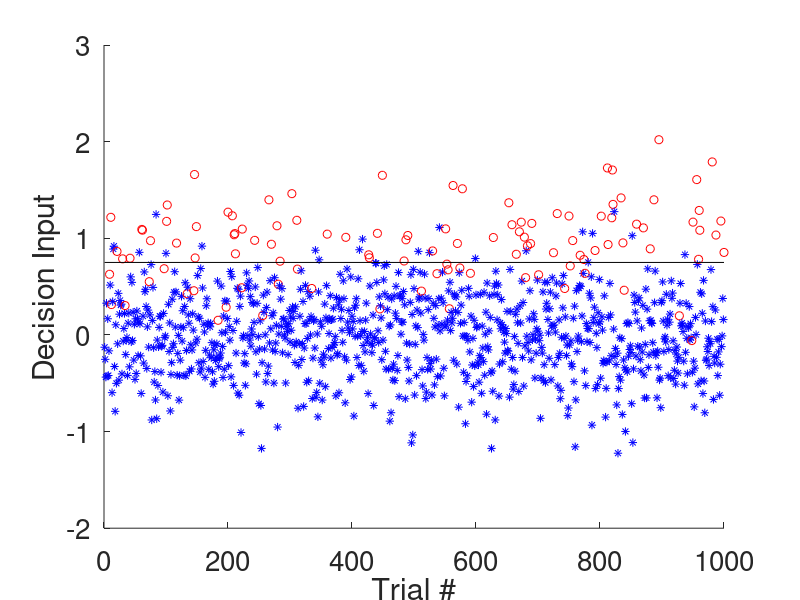
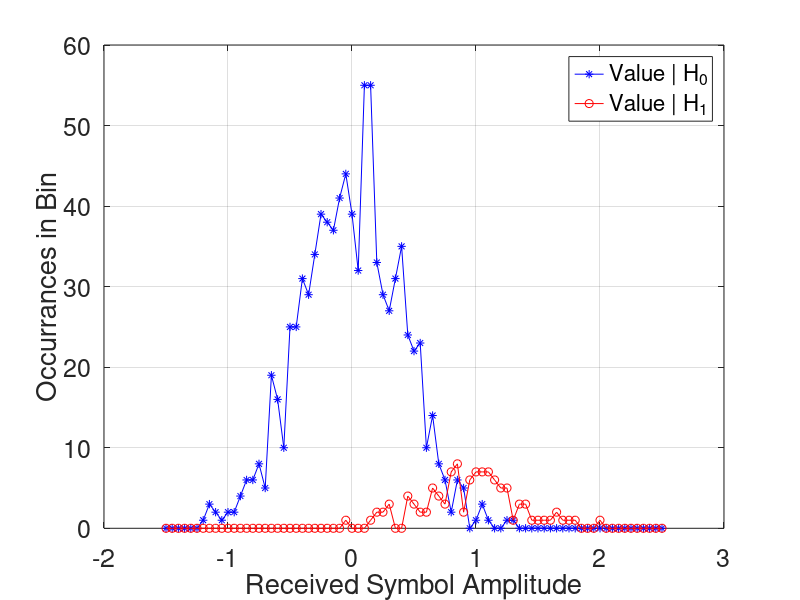

The MATLAB source for these figures, in order:
% PURPOSE: 
%   Simulate binary PAM bits being transmitted, the value at the receiver 
%   just before the symbol decision, the symbol decision using a threshold,
%   and calculate and plot the number of errors.
%
% INPUTS:
%   The user can change the threshold, the symbol amplitudes a_0 and a_1,
%   the standard deviation of noise, and the probability of H_0.
%
% Author: Neal Patwari, 18 Feb 2019
%

threshold = 0.75

% Parameters
a_0 = 0;      % Symbol 0 amplitude (V)
a_1 = 1;      % Symbol 1 amplitude (V)
sigma = 0.4;  % Standard deviation of noise (V)
p_H0 = 0.9;   % Probability of H_0
trials = 1000; % Number of sumbols to simulate

% Simulate trials symbols
actual_symbols = (rand(1,trials) > p_H0);

% Add noise and make decision
RX_value        = zeros(1,trials);
for i = 1:trials
    if actual_symbols(i)
        RX_value(i)    = a_1 + sigma*randn;
    else
        RX_value(i)    = a_0 + sigma*randn;
    end
end
decision_symbol = (RX_value > threshold);
errors = sum(double(xor(decision_symbol, actual_symbols)))

% Plot the results
clf;
figure(1);
hold on;
for i=1:trials
    if actual_symbols(i)
        plot(i,RX_value(i), 'ro');
    else
        plot(i,RX_value(i), 'b*');
    end
end
plot([1,trials],[threshold threshold],'k-')
xlabel('Trial #')
ylabel('Decision Input')
set(gca,'FontSize',20)

figure(2)
h0cases = find(actual_symbols==0);
h1cases = find(actual_symbols);
binedges = -1.5:0.05:2.5;
[nbin0] = hist(RX_value(h0cases), binedges);
[nbin1] = hist(RX_value(h1cases), binedges);
h = plot(binedges, nbin0,'b-*', binedges, nbin1,'r-o');
set(gca,'FontSize',18);
grid('on');
legend('Value | H_0', 'Value | H_1');
ylabel('Occurrances in Bin');
xlabel('Received Symbol Amplitude');